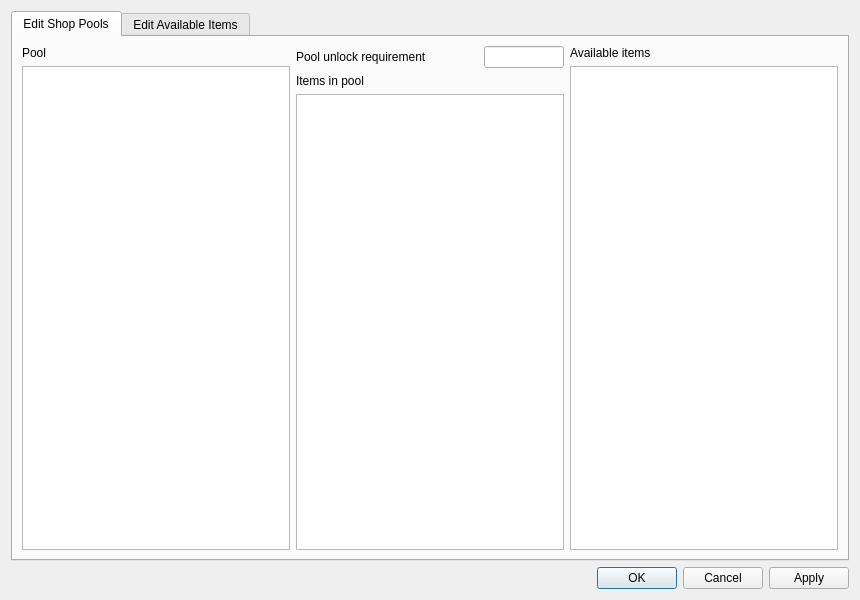
<?xml version="1.0" encoding="UTF-8"?>
<ui version="4.0">
 <class>ShopEditor</class>
 <widget class="QDialog" name="ShopEditor">
  <property name="geometry">
   <rect>
    <x>0</x>
    <y>0</y>
    <width>860</width>
    <height>600</height>
   </rect>
  </property>
  <property name="windowTitle">
   <string>Shop Editor</string>
  </property>
  <layout class="QVBoxLayout" name="verticalLayout">
   <item>
    <widget class="QTabWidget" name="tabWidget">
     <property name="currentIndex">
      <number>0</number>
     </property>
     <widget class="QWidget" name="tab">
      <attribute name="title">
       <string>Edit Shop Pools</string>
      </attribute>
      <layout class="QHBoxLayout" name="horizontalLayout_3">
       <item>
        <layout class="QHBoxLayout" name="horizontalLayout">
         <item>
          <layout class="QVBoxLayout" name="verticalLayout_3">
           <item>
            <widget class="QLabel" name="label_3">
             <property name="text">
              <string>Pool</string>
             </property>
            </widget>
           </item>
           <item>
            <widget class="QListWidget" name="pool_index"/>
           </item>
          </layout>
         </item>
         <item>
          <layout class="QVBoxLayout" name="verticalLayout_2">
           <item>
            <layout class="QHBoxLayout" name="horizontalLayout_2">
             <item>
              <widget class="QLabel" name="label">
               <property name="text">
                <string>Pool unlock requirement</string>
               </property>
              </widget>
             </item>
             <item>
              <widget class="QLineEdit" name="requirement">
               <property name="maximumSize">
                <size>
                 <width>80</width>
                 <height>16777215</height>
                </size>
               </property>
              </widget>
             </item>
            </layout>
           </item>
           <item>
            <widget class="QLabel" name="label_2">
             <property name="text">
              <string>Items in pool</string>
             </property>
            </widget>
           </item>
           <item>
            <widget class="QListWidget" name="item_index"/>
           </item>
          </layout>
         </item>
         <item>
          <layout class="QVBoxLayout" name="verticalLayout_4">
           <item>
            <widget class="QLabel" name="label_4">
             <property name="text">
              <string>Available items</string>
             </property>
            </widget>
           </item>
           <item>
            <widget class="QListWidget" name="item_id"/>
           </item>
          </layout>
         </item>
        </layout>
       </item>
      </layout>
     </widget>
     <widget class="QWidget" name="tab_2">
      <attribute name="title">
       <string>Edit Available Items</string>
      </attribute>
      <layout class="QHBoxLayout" name="horizontalLayout_4">
       <item>
        <layout class="QVBoxLayout" name="verticalLayout_6">
         <item>
          <widget class="QLabel" name="label_7">
           <property name="text">
            <string>Available items</string>
           </property>
          </widget>
         </item>
         <item>
          <widget class="QListWidget" name="available_item_slot"/>
         </item>
        </layout>
       </item>
       <item>
        <layout class="QFormLayout" name="formLayout">
         <item row="0" column="0">
          <widget class="QLabel" name="label_5">
           <property name="text">
            <string>Price</string>
           </property>
          </widget>
         </item>
         <item row="0" column="1">
          <widget class="QLineEdit" name="price"/>
         </item>
        </layout>
       </item>
       <item>
        <layout class="QVBoxLayout" name="verticalLayout_5">
         <item>
          <widget class="QLabel" name="label_6">
           <property name="text">
            <string>All items</string>
           </property>
          </widget>
         </item>
         <item>
          <widget class="QListWidget" name="available_item_id"/>
         </item>
        </layout>
       </item>
      </layout>
     </widget>
    </widget>
   </item>
   <item>
    <widget class="QDialogButtonBox" name="buttonBox">
     <property name="standardButtons">
      <set>QDialogButtonBox::Apply|QDialogButtonBox::Cancel|QDialogButtonBox::Ok</set>
     </property>
    </widget>
   </item>
  </layout>
 </widget>
 <resources/>
 <connections/>
</ui>
